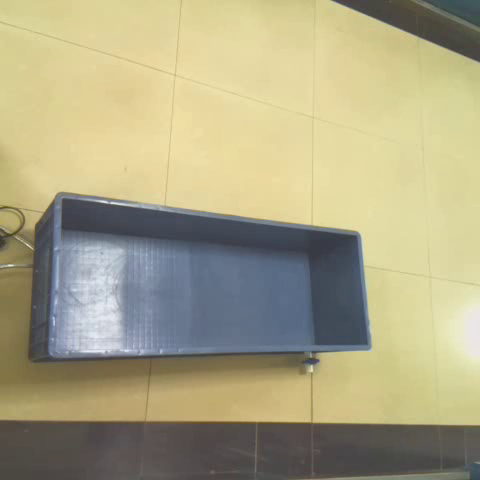
#> input picture textureVideoSource/originVideoAndItsFrames/afternoonWithWaterPureWater1027/40.png, 480 x 480 px, found by its file name
$ python ordinaryTest.py   (older library calls are emulated)
#> lines starting #> are read from the running program, lines starting #| are printed output that depends on the picture
#!usr/bin/env python3
# !-*- coding:utf-8 -*-
# !@Time:2019/10/23 21:36
# !@Author:yuan
# !@File:ordinaryTest.py

import cv2
import numpy as np
from skimage.feature import greycomatrix,greycoprops,local_binary_pattern
import matplotlib.pyplot as plt
import time
import math

from new_trackbarToGetParam import white_balance


#设置矩阵在pycharm中全显示，不自动换行,防止写入txt数据格式不对
np.set_printoptions(linewidth=500000)
np.set_printoptions(threshold=np.inf)


'''
#验证两个矩阵相乘
'''
# L1 = np.array([[1,2,3],
#               [4,5,6]])
#
# L2 = np.array([[1,4,3],
#               [4,5,6]])
#
# print((L1-L2)**2)


'''
#验证列表添加坐标
'''
# [8 lines of commented-out code are left out]

'''
#验证np矩阵减法运算
'''
# a = np.array([[1,2,3,4]])
#
# b = np.array([[1,2,3,5]])
# print((a-b).sum())


'''
#LBP直方图相似度度量测试
'''
# img = cv2.imread('D:\\PyCharm\\pycharm_project\\6000.png',cv2.IMREAD_COLOR)
# cv2.imshow('Source Img',img)
#
# grayImage = cv2.cvtColor(img, cv2.COLOR_BGR2GRAY)
# cv2.imshow('Gray Img',grayImage)
#
# imageClone = img.copy()
# imageClone1 = img.copy()
# clone = grayImage.copy()
#
# def originLBP(img,radius = 1,n_points = 8):
#     # print(img.shape[2]) #图像的通道数
#     grayImage = cv2.cvtColor(img, cv2.COLOR_BGR2GRAY)
#     # print(grayImage.dtype)
#     # cv2.imshow('ROI1GrayImage', grayImage)
#     lbp = local_binary_pattern(grayImage, n_points, radius, method='default')
#     # 类型转换，lbp为int32，将其转为uint8，为了符合cv2.calcHist()的数据类型要求
#     lbpInt = lbp.astype(np.uint8)
#     cv2.imshow('originLBPImage', lbp)
#     # print(lbp[0:3])
#     # 参数说明:cv2.calcHist(原图像，灰度图通道0，掩膜图像，BIN的数目，像素值范围)
#     # 返回值:opencv_hist是一个256*1的数组(float32)，代表出现[0-255]出现的频次
#     opencv_hist = cv2.calcHist([lbpInt], [0], None, [256], [0, 256])
#     # print(opencv_hist.dtype)
#     # opencv_hist /= opencv_hist.sum()
#     # print(opencv_hist[0:10])
#     plt.plot(opencv_hist, 'g')
#     plt.show()
#     return opencv_hist

#img:RGB image
# radius = 1
# n_points = 8*radius
# def uniformLBP(img,radius = 1,n_points = 8):
#     # print(img.shape[2]) #图像的通道数
#     grayImage = cv2.cvtColor(img, cv2.COLOR_BGR2GRAY)
#     # print(grayImage.dtype)
#     # cv2.imshow('ROI1GrayImage', grayImage)
#     lbp = local_binary_pattern(grayImage, n_points, radius, method='uniform')
#     # 类型转换，lbp为int32，将其转为uint8，为了符合cv2.calcHist()的数据类型要求
#     lbpInt = lbp.astype(np.uint8)
#     cv2.imshow('uniformLBPImage', lbp)
#     # print(lbp[0:3])
#     # 参数说明:cv2.calcHist(原图像，灰度图通道0，掩膜图像，BIN的数目，像素值范围)
#     # 返回值:opencv_hist是一个256*1的数组(float32)，代表出现[0-255]出现的频次
#     opencv_hist = cv2.calcHist([lbpInt], [0], None, [256], [0, 256])
#     # print(opencv_hist.dtype)
#     # opencv_hist /= opencv_hist.sum()
#     # print(opencv_hist)
#     plt.plot(opencv_hist, 'g')
#     plt.show()
#     return opencv_hist

# a = originLBP(img,radius = 1,n_points = 8)
# b = uniformLBP(img,radius = 1,n_points = 8)


# #确认感兴趣区域的坐标，画出来就能知道坐标了
# #背景区域
# # cv2.rectangle(img,(0,0),(200,90),(0,0,255),1) #(x,y)
# #积水区域
# cv2.rectangle(img,(150,160),(350,250),(0,0,255),1)
#
# cv2.rectangle(img,(160,160),(176,176),(0,255,0),1)
# cv2.rectangle(img,(160,176),(176,192),(0,255,0),1)
#
# cv2.imshow('ROI area on the image',img)
#
# #背景区域
# # ROI = clone[0:90,0:200] #[y1:y2,x1:x2] 水：clone[160:250,150:350]
# #积水区域
# ROI = clone[160:250,150:350]
# cv2.imshow('Only ROI area',ROI)
#
# #16*16的目标图片
# realROI = imageClone[160:176,160:176]
# cv2.imshow('Real ROI area',realROI)
# realROILBPHist = uniformLBP(realROI,radius = 3,n_points = 24)
# # print(realROILBPHist)
# # print(realROILBPHist.sum())
# plt.plot(realROILBPHist, 'g')
# plt.show()
#
# # oriLBP = originLBP(realROI)
#
# # #16*16的待查找图片示例
# realROI1 = imageClone[176:192,160:176]
# cv2.imshow('Real ROI area1',realROI1)
# realROILBPHist1 = uniformLBP(realROI1,radius = 3,n_points = 24)
# # print(realROILBPHist1)
# plt.plot(realROILBPHist1, 'g')
# plt.show()
#
# '''
# #相似度度量指标
# '''
# #相关性:[0 1],越大越相似
# corr = cv2.compareHist(realROILBPHist,realROILBPHist1,cv2.HISTCMP_CORREL)
# print('Correlation:',corr)
#
# #卡方:[0 ∞],越小越相似
# chisqr = cv2.compareHist(realROILBPHist,realROILBPHist1,cv2.HISTCMP_CHISQR)
# print('Chisqr:',chisqr)
#
# #巴氏距离:[0 1],越小越相似
# bha = cv2.compareHist(realROILBPHist,realROILBPHist1,cv2.HISTCMP_BHATTACHARYYA)
# print('Bha:',bha)


'''
#LBP直方图的对比验证
'''
# img = cv2.imread('D:\\PyCharm\\pycharm_project\\6000.png',cv2.IMREAD_COLOR)
# cv2.imshow('Source Img',img)
#
# grayImage = cv2.cvtColor(img, cv2.COLOR_BGR2GRAY)
# cv2.imshow('Gray Img',grayImage)
#
# #均衡化操作,作为一个可选项,后面效果不好,可以试下
# # HistEqu = cv2.equalizeHist(grayImage)
# # cv2.imshow('Histogram Equalization Image',HistEqu)
#
# imageClone = img.copy()
# grayClone = grayImage.copy()
#
# def originLBP(grayImage,radius = 1,n_points = 8):
#     lbp = local_binary_pattern(grayImage, n_points, radius, method='default')
#     # 类型转换，lbp为int32，将其转为uint8，为了符合cv2.calcHist()的数据类型要求
#     lbpInt = lbp.astype(np.uint8)
#     # cv2.imshow('originLBPImage', lbp)
#     # print(lbp[0:3])
#     # 参数说明:cv2.calcHist(原图像，灰度图通道0，掩膜图像，BIN的数目，像素值范围)
#     # 返回值:opencv_hist是一个256*1的数组(float32)，代表出现[0-255]出现的频次
#     opencv_hist = cv2.calcHist([lbpInt], [0], None, [256], [0, 256])
#     # print(opencv_hist.dtype)
#     #归一化
#     opencv_hist /= opencv_hist.sum()
#     # print(opencv_hist[0:10])
#     return opencv_hist
#
# #确认感兴趣区域的坐标，画出来就能知道大致坐标了
# #背景区域
# cv2.rectangle(img,(0,0),(200,90),(255,0,0),1) #(x,y)
# #积水区域
# cv2.rectangle(img,(150,160),(350,250),(0,0,255),1)
#
# #目标点坐标# objPy = 160 objPx = 160
# objPy = 160
# objPx = 160
# #待检测点坐标 comPy = 176 comPx = 160
# comPy = 200
# comPx = 200
#
# #积水区域小块,16*16
# cv2.rectangle(img,(objPx,objPy),((objPx+16),(objPy+16)),(0,255,0),1)
# cv2.rectangle(img,(comPx,comPy),((comPx+16),(comPy+16)),(0,255,0),1)
# cv2.imshow('ROI area on the image',img)
#
# #16*16的目标图片
# realROI = grayImage[objPy:(objPy+16),objPx:(objPx+16)]
# cv2.imshow('Real ROI area',realROI)
# realROILBPHist = originLBP(realROI,radius = 1,n_points = 8)
# plt.plot(realROILBPHist, 'g')
# plt.show()
#
# #16*16的待查找图片示例
# compROI = grayImage[comPy:(comPy+16),comPx:(comPx+16)] #
# cv2.imshow('Compare ROI area1',compROI)
# compROILBPHist = originLBP(compROI,radius = 1,n_points = 8)
# # print(realROILBPHist1)
# plt.plot(compROILBPHist, 'g')
# plt.show()

'''
#16进制打印
'''
# a = 18
# print('%#x'%a)

'''
#将图片切成16*16的小块并保存测试
'''
# [43 lines of commented-out code are left out]

'''
#opencv自带的SVM
'''
# svm = cv2.ml.SVM_create()
# svm.train()

'''
#写入txt文件操作
'''
# [8 lines of commented-out code are left out]

'''
#读取txt文件测试,txt文件以\n为换行
'''
# [4 lines of commented-out code are left out]

'''
#open(filename,'a'),a属性测试
'''
# a = np.zeros((8423))
# for i in range(8423):
#     a[i] = 0
#
# print(a)
#
# filename = 'D:\\samples\\test.txt'
# with open(filename,'a') as file_object:
#     file_object.write(str(a))#file_object.write(str(i)+'\n')
#     # file_object.write(str(b)+'\n')
#     file_object.close()

# '''
# #写入单种正/负样本的特征对应的标记至txt文件,是一个一维矩阵[1,1,1,1,1,...,1]或[0,0,0,0,0,...,0]
# @输入参数:
#     sample_label_num:标记样本数
#     sample_label_path:最后生成的标记样本写入txt文件的路径及文件名称
#     label:标记,正样本为1,负样本为0
# @返回值：
#     无,最后打印写入标记完成信息
# '''
# def save_sample_label(sample_label_num,sample_label_path,label):
#     sample_label = np.zeros((sample_label_num))
#     for i in range(sample_label_num):
#         sample_label[i] = label
#     with open(sample_label_path, 'a') as file_object:
#         file_object.write(str(sample_label))  # file_object.write(str(i)+'\n')
#         file_object.close()
#     print('Write sample labels,done!')

#写入单种正/负样本的特征对应的标记至txt文件
# save_sample_label(pos_sample_label_num,pos_sample_label_path,pos_sample_label)

'''
#写入正负“混合”样本标记测试
'''
# [25 lines of commented-out code are left out]


'''
#读取txt文件测试,txt文件以\n为换行
'''
# [8 lines of commented-out code are left out]

'''
#读取txt文件,并将其转为可用数据,未成功。。
'''
# [10 lines of commented-out code are left out]

'''
#读取txt文件,txt文件以\n为换行
'''
# [16 lines of commented-out code are left out]

'''
#提取到图片特征到变量测试
'''
# [101 lines of commented-out code are left out]

'''
#生成特征标记测试
'''
# [20 lines of commented-out code are left out]

'''
#测试返回值,直接当变量测试
'''
# [5 lines of commented-out code are left out]

'''
#正确率的测试,mask = result == label的妙用
'''
# [7 lines of commented-out code are left out]

'''
#产生单独正/负样本的标记测试,及range(0)测试,不会进
'''
# [21 lines of commented-out code are left out]

'''
#SVM模型16*16的小图片验证测试
'''
# [45 lines of commented-out code are left out]


'''
#uniform LBP feature 测试
'''
# [66 lines of commented-out code are left out]

'''
#原始LBP直方图分析
'''
# def originLBP(grayImage,radius = 1,n_points = 8):
#     lbp = local_binary_pattern(grayImage, n_points, radius, method='default')
#     # 类型转换，lbp为int32，将其转为uint8，为了符合cv2.calcHist()的数据类型要求
#     lbpInt = lbp.astype(np.uint8)
#     # cv2.imshow('ROILBPImage', lbp)
#     # print(lbp[0:3])
#     # 参数说明:cv2.calcHist(原图像，灰度图通道0，掩膜图像，BIN的数目，像素值范围)
#     # 返回值:opencv_hist是一个256*1的数组(float32)，代表出现[0-255]出现的频次
#     opencv_hist = cv2.calcHist([lbpInt], [0], None, [256], [0, 256])
#     # print(opencv_hist.dtype)
#     #归一化LBP直方图
#     opencv_hist /= opencv_hist.sum()
#     # print(opencv_hist[0:10])
#     return opencv_hist #return opencv_hist
#
#
# img = cv2.imread('D:\\PyCharm\\pycharm_project\\6000.png',cv2.IMREAD_COLOR)
# cv2.imshow('Source Img',img)
#
# grayImage = cv2.cvtColor(img, cv2.COLOR_BGR2GRAY)
# cv2.imshow('Gray Img',grayImage)
#
# opencv_hist = originLBP(grayImage,radius = 1,n_points = 8)
# plt.plot(opencv_hist, 'g')
# plt.show()

'''
#print变量测试
'''
# [4 lines of commented-out code are left out]

'''
#俩图片相减后,出现负值,按比例缩放,但效果不行
'''
# [14 lines of commented-out code are left out]


'''
#三种图片的减法,cv2.absdiff(img,background_img)的效果最好
'''
# [23 lines of commented-out code are left out]

'''
#图片的减法,absdiff的运用测试
'''
# [17 lines of commented-out code are left out]

'''
#gabor 特征抽取
'''
# # img_path = 'D:\\PyCharm\\pycharm_project\\lena.jpg'
# #D:\samples_withcolor\pos
# img_path = 'D:\\PyCharm\\pycharm_project\\textureVideoSource\\originVideoAndItsFrames\\afternoonWithWaterWaterWithColor1027\\480.png'
# # img_path = 'D:\\samples_withcolor\\pos\\1.png'
# img = cv2.imread(img_path,cv2.IMREAD_COLOR)
# cv2.imshow('Img',img)
#
# img_gray = cv2.cvtColor(img,cv2.COLOR_BGR2GRAY)
# # cv2.imshow('Gray Image',img_gray)
#
# #cv2.getGaborKernel((3,3),2*np.pi,np.pi/2,3,0.5,0,ktype=cv2.CV_32F)
# #cv2.getGaborKernel((3,3),2*np.pi,np.pi/4,3,0.5,0,ktype=cv2.CV_32F)
# #cv2.getGaborKernel((5,5),2*np.pi,np.pi/4,3,0.5,0,ktype=cv2.CV_32F)
# #cv2.getGaborKernel((3,3),np.pi/2,np.pi/2,3,0.5,0,ktype=cv2.CV_32F)
#
# #ksize = (3,3) sigma = 2*np.pi  gamma = 0.5
# # (theta,lambd):(np.pi/2,3.5) (np.pi,3.5) (0,3.5)
# ksize = (3,3)    #gabor核大小,应为奇数,且相同 (9,9)
# sigma = np.pi/2  #默认为2*np.pi
# theta = np.pi/2  #调θ,np.pi/2
# lambd = 3      #调λ,应该2<  <img.shape/5  3.5 3
# gamma = 0.5      #默认不改
# gabor_kernel = cv2.getGaborKernel(ksize,sigma,theta,lambd,gamma,0,ktype=cv2.CV_32F)#((16,16),4.0,np.pi/2,np.pi/4,0.5,0,ktype=cv2.CV_32F)
# # print(gabor_kernel)
# #查看滤波器
# cv2.imshow('gabor_kernel img',gabor_kernel)
#
# gabor_filter = cv2.filter2D(img_gray,-1,gabor_kernel)
# cv2.imshow('Gabor filtered img',gabor_filter)
# # print(gabor_filter[0:2])

'''
#所有像素作为特征进行添加测试
'''
# [11 lines of commented-out code are left out]

'''
#在行上合并矩阵的测试
'''
# [5 lines of commented-out code are left out]

'''
#PCA降维
'''
# '''
# #训练PCA降维,并保存PCA降维模型
# '''
# 创建PCA对象(保留的特征个数)
# pca = PCA(n_components=112)  # 'mle':在满足误差的情况下,自动选择特征个数 112
# 使用数据训练PCA模型
# pca.fit(train_hist)  # 可要可不要
# pca_train_hist = pca.fit_transform(train_hist)  # 等价于pca.fit(train_hist),pca.transform(train_hist)
# print(pca_train_hist[0:2])
# print('after pca, train_hist')
# print(pca_train_hist.shape)
# print(pca.explained_variance_ratio_) #累计方差贡献率
# print(len(pca.explained_variance_ratio_))
# print(pca.explained_variance_ratio_.sum())
# #保存PCA降维模型
# save_file = 'D:\\PyCharm\\pycharm_project\\graybgrhsv_lbp_sampledata_pca.pkl'
# save_pca_model(pca, save_file)
# print('save pca model,done.')

# '''
# #加载训练好的PCA模型,对新数据进行降维处理
# '''
# save_file = 'D:\\PyCharm\\pycharm_project\\graybgrhsv_lbp_sampledata_pca.pkl'
# with open(save_file,'rb') as infile:
# 	pca_load = pickle.load(infile)['pca_fit']
# #对新的数据data,用已训练好的pca模型进行降维
# train_pca_hist = pca_load.transform(train_hist)
# # print(train_hist)
# print('after pca')
# print(train_pca_hist.shape)
# # print(len(pca_load.explained_variance_ratio_))
# # print(pca_load.explained_variance_ratio_.sum())

'''
#PCA-SVM集成化用到的代码
'''
# '''
# #加载模型进行测试
# '''
# svm_model_filepath = 'D:\\PyCharm\\pycharm_project\\graybgrhsv_lbp_pca_svm_data.xml'#graybgrhsv_lbp_svm_data.xml
# svm_model_load = cv2.ml.SVM_load(svm_model_filepath)
# print('testing...')
# test_result = svm_model_load.predict(train_pca_hist)[1]
#
# differ = test_result == sample_label
# correct_percent = np.count_nonzero(differ)/sample_label.size * 100
# print('Correct_percent:', correct_percent)

# '''
# #加载训练好的SVM模型
# '''
# svm_model_filepath = 'D:\\PyCharm\\pycharm_project\\graybgrhsv_lbp_svm_data.xml'
# svm_model_load = cv2.ml.SVM_load(svm_model_filepath)
#
# '''
# #对训练好的lbp模型使用使用480*480的实际图片进行测试
# '''
# test_image_path = 'D:\\PyCharm\\pycharm_project\\textureVideoSource\\originVideoAndItsFrames\\afternoonWithWaterWaterWithColor1027\\720.png' #720.png
# test_img = cv2.imread(test_image_path,cv2.IMREAD_COLOR)
# cv2.imshow('Source Image',test_img)
# test_image_clone = test_img.copy()
#
# (winW,winH) = (16,16) #(5,5)
# stepSize = 8 #2 4 8 16
# for (x,y,window) in slidingWindow(test_img,stepSize = stepSize,windowSize=(winW,winH)):
#     if window.shape[0] != winH or window.shape[1] != winW:
#         continue
#     #窗口切片
#     slice = test_img[y:y+winH,x:x+winW]
#     graybgrhsv_lbp_hist = extract_graybgrhsvlbpFeature_from_oneImage(slice)
#     if svm_model_load.predict(graybgrhsv_lbp_hist)[1] == 0:
#         test_image_clone[y:y+winH,x:x+winW] = [0,0,0]
#
# cv2.imshow('After SVM clarified',test_image_clone)


'''
#后续的图像处理1
'''
# [20 lines of commented-out code are left out]

'''
#后续的图像处理2,SVM纹理做法,已较完善
'''
# [46 lines of commented-out code are left out]

'''
#opencv去除高光
'''
# '''
# #图片的自动白平衡算法,灰度世界算法
# @输入参数:
# 	img:彩色图片
# @返回值:
# 	white_balanced_img:白平衡后的图片,彩色图片
# '''
# def white_balance(img):
# 	#拆分b,g,r通道
# 	b, g, r = np.double(img[:, :, 0]), np.double(img[:, :, 1]), np.double(img[:, :, 2])
# 	#b,g,r3个通道的平均值k
# 	b_avg, g_avg, r_avg = np.mean(b), np.mean(g), np.mean(r)
# 	k = (b_avg + g_avg + r_avg) / 3
# 	#各个通道的增益
# 	kb, kg, kr = k / b_avg, k / g_avg, k / r_avg
# 	#每个通道的每个像素新值
# 	new_b = (b * kb)
# 	new_g = (g * kg)
# 	new_r = (r * kr)
#
# 	#溢出(>255)处理,设为255
# 	for i in range(len(new_b)):
# 		for j in range(len(new_b[0])):
# 			new_b[i][j] = 255 if new_b[i][j] > 255 else new_b[i][j]
# 			new_g[i][j] = 255 if new_g[i][j] > 255 else new_g[i][j]
# 			new_r[i][j] = 255 if new_r[i][j] > 255 else new_r[i][j]
#
# 	# print(np.mean(Ba), np.mean(Ga), np.mean(Ra))
# 	white_balanced_img = np.uint8(np.zeros_like(img))
# 	white_balanced_img[:, :, 0] = new_b
# 	white_balanced_img[:, :, 1] = new_g
# 	white_balanced_img[:, :, 2] = new_r
# 	return white_balanced_img
'''
#去除图片的高光区域
'''
# '''
# #去除图片的高光区域
# @输入参数:
# 	img:彩色图片
# 	highlight_gray:高光区域灰度值的设置,可调整,默认=220
# @返回值:
# 	inpaired_timg:已去除高光区域的彩色图片
# '''
# def remove_highlight(img,highlight_gray = 220):
# 	#转成灰度图片
# 	gray_img = cv2.cvtColor(img, cv2.COLOR_BGR2GRAY)
# 	#寻找高光区域
# 	_, biny = cv2.threshold(gray_img, highlight_gray, 255, cv2.THRESH_BINARY)
# 	#对找到的高光区域进行膨胀
# 	dilate_kernel = cv2.getStructuringElement(cv2.MORPH_RECT,(5,5))
# 	biny_dilate = cv2.dilate(biny,dilate_kernel,iterations=3)#th1,dilate_kernel,iterations=1,3
# 	#对高光区域进行修复,使用的是Alexandru Telea方法
# 	inpaired_timg = cv2.inpaint(img,biny_dilate,9,cv2.INPAINT_TELEA)
# 	return inpaired_timg

#cv2.illuminationChange方法,未使用
# timg = np.zeros(test_img.shape,np.uint8)
# cv2.illuminationChange(test_img,th2,timg,0.2,0.3)
# cv2.imshow('illuminationChange img', timg)

'''
#白平衡,去高光,整体测试
'''
# #cv2.inpaint方法 1160.png,2700.png
# test_image_path = 'D:\\PyCharm\\pycharm_project\\textureVideoSource\\originVideoAndItsFrames\\afternoonWithWaterWaterWithColor1027\\760.png'
# test_img1 = cv2.imread(test_image_path, cv2.IMREAD_COLOR)
# cv2.imshow('source img', test_img1)
#
# #白平衡
# test_img = white_balance(test_img1)
# cv2.imshow('balanced img', test_img)
#
#
# gray_img = cv2.cvtColor(test_img,cv2.COLOR_BGR2GRAY)
# _,biny = cv2.threshold(gray_img,220,255,cv2.THRESH_BINARY) #cv2.threshold(GrayImage,220,255,cv2.THRESH_BINARY)220,230
# cv2.imshow('find highlight img', biny)
#
# dilate_kernel = cv2.getStructuringElement(cv2.MORPH_RECT,(5,5))
# biny_dilate = cv2.dilate(biny,dilate_kernel,iterations=3)#th1,dilate_kernel,iterations=1,3
# cv2.imshow('after dilate binary img', biny_dilate)
#
# #cv2.inpaint方法
# inpaired_timg = cv2.inpaint(test_img,biny_dilate,9,cv2.INPAINT_TELEA) #5,9,cv2.INPAINT_NS,cv2.INPAINT_TELEA
# cv2.imshow('inpaired img', inpaired_timg)
#
# inpaired_gaussian_blur = cv2.GaussianBlur(inpaired_timg, (7, 7), 0)
# cv2.imshow('gaussian img', inpaired_gaussian_blur)
#
# inpaired_timg_hsv = cv2.cvtColor(inpaired_gaussian_blur,cv2.COLOR_BGR2HSV)
# cv2.imshow('inpaired hsv img', inpaired_timg_hsv)
#
# # 设定红色的阈值
# rhsv_lower = np.array([0, 40, 56], dtype=np.uint8)
# rhsv_upper = np.array([12, 255, 255], dtype=np.uint8)
# # 根据阈值得到掩模
# hsv_mask = cv2.inRange(inpaired_timg_hsv, rhsv_lower, rhsv_upper)
# cv2.imshow('after hsv color feature filter,', hsv_mask)
#
# # rhsv_lower2 = np.array([0, 40, 56], dtype=np.uint8)
#
#
# # 开运算
# hsv_open_kernel = cv2.getStructuringElement(cv2.MORPH_RECT, (3, 3))  # cv2.MORPH_ELLIPSE, (10, 10)
# hsv_open = cv2.morphologyEx(hsv_mask, cv2.MORPH_OPEN, hsv_open_kernel)
# # cv2.imshow('after open,', hsv_open)
# # 膨胀
# hsv_dilate_kernel = cv2.getStructuringElement(cv2.MORPH_RECT, (3, 3))  # cv2.MORPH_RECT,(10,10)
# hsv_open_dilate = cv2.dilate(hsv_open, hsv_dilate_kernel, iterations=1)  # iterations=1
#
# hsv_open_dilate_copy = hsv_open_dilate.copy()
# hsv_contours, hierarchy = cv2.findContours(hsv_open_dilate_copy, cv2.RETR_EXTERNAL, cv2.CHAIN_APPROX_SIMPLE)
#
# # 按轮廓面积对轮廓进行排序,降序排序,冒泡算法
# hsv_lenOfContours = len(hsv_contours)
# for m in range(0, hsv_lenOfContours):
# 	for n in range(0, hsv_lenOfContours - 1 - m):
# 		if cv2.contourArea(hsv_contours[n]) < cv2.contourArea(hsv_contours[n + 1]):
# 			hsv_contours[n], hsv_contours[n + 1] = hsv_contours[n + 1], hsv_contours[n]
#
# # 最大面积的外层轮廓二值图,有凸缺陷的,仅用于显示凸缺陷
# hsv_withDefectsContours = np.zeros(test_img.shape[0:2], dtype='uint8')
# withDefectsContoursImage = cv2.drawContours(hsv_withDefectsContours, [hsv_contours[0]], -1, (255, 255, 255), 1)
#
# '''
# #凸缺陷补偿
# '''
# hsv_cnt = hsv_contours[0]
# hsv_hull = cv2.convexHull(hsv_cnt, returnPoints=False)
# hsv_defects = cv2.convexityDefects(hsv_cnt, hsv_hull)
# # 修正凸缺陷轮廓,二值图
# hsv_corectDefects = np.zeros(test_img.shape[0:2], dtype='uint8')
# for i in range(hsv_defects.shape[0]):
# 	s, e, f, d = hsv_defects[i, 0]
# 	start = tuple(hsv_cnt[s][0])
# 	end = tuple(hsv_cnt[e][0])
# 	far = tuple(hsv_cnt[f][0])
# 	# cv2.line(test_img_copy,start,end,[255,255,255],2)
# 	# cv2.circle(test_img_copy,far,5,[0,0,255],-1)
#
# 	cv2.line(hsv_corectDefects, start, end, [255, 255, 255], 1)
# # cv2.circle(corectDefects,far,5,[255,255,255],-1)
# # 将有凸缺陷的二值图和补偿凸缺陷的二值图进行一个或运算
# hsv_twoContoursOr = cv2.bitwise_or(withDefectsContoursImage, hsv_corectDefects)
# cv2.imshow('Two Contours Or Operated Binary Image', hsv_twoContoursOr)
# hsv_twoContoursOr_copy = hsv_twoContoursOr.copy()
# # 在凸缺陷补偿的或图像寻找最外层的轮廓,cv2.findContours()会直接修改图像，所以需要复制
# hsv_finalContours, finalHierarchy = cv2.findContours(hsv_twoContoursOr_copy, cv2.RETR_EXTERNAL, cv2.CHAIN_APPROX_SIMPLE)
# hsv_finalContours.sort(key=len, reverse=True)
#
# # 将最外层的轮廓提取出来画在另外一张图上,作为hsv颜色空间最后得到的————>>mask
# hsv_final_contour_out_img = np.zeros(test_img.shape[0:2], dtype='uint8')
# cv2.drawContours(hsv_final_contour_out_img, [hsv_finalContours[0]], -1, (255, 255, 255), 1)
# cv2.imshow('hsv final mask', hsv_final_contour_out_img)
#
# '''
# #可视化的效果
# '''
# # 将轮廓画在原图上进行显示
# hsv_test_img_copy = test_img.copy()
# cv2.drawContours(hsv_test_img_copy, [hsv_finalContours[0]], -1, (0, 0, 255), 2)
# # 显示轮廓面积
# area = cv2.contourArea(hsv_finalContours[0])
# font = cv2.FONT_HERSHEY_COMPLEX_SMALL
# cv2.putText(hsv_test_img_copy, 'HSV Area:' + str(area) + 'pixels', (100, 460), font, 1, (0, 0, 255), 1, cv2.LINE_AA)
# cv2.imshow('hsv water area img', hsv_test_img_copy)


'''
#拆分通道
'''
# [17 lines of commented-out code are left out]

'''
#图像锐化
'''
# [14 lines of commented-out code are left out]
'''
#time模块
'''
# [6 lines of commented-out code are left out]
'''
#列表为空的判断
'''
# [5 lines of commented-out code are left out]

'''
#创建黑色图片
'''
# [14 lines of commented-out code are left out]

test_image_path = 'D:\\PyCharm\\pycharm_project\\textureVideoSource\\originVideoAndItsFrames\\afternoonWithWaterWaterWithColor1027\\40.png'
test_img = cv2.imread(test_image_path, cv2.IMREAD_GRAYSCALE)
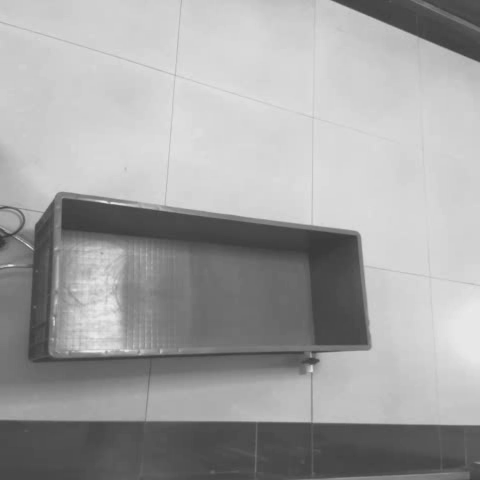
#> test_img: shape (480, 480); min 56, max 236, mean 162.5
cv2.imshow('source img', test_img)

open_kernel = cv2.getStructuringElement(cv2.MORPH_RECT, (16, 16))  # (cv2.MORPH_RECT/v2.MORPH_ELLIPSE,(16,16))
svm_after_open = cv2.morphologyEx(test_img, cv2.MORPH_OPEN, open_kernel)
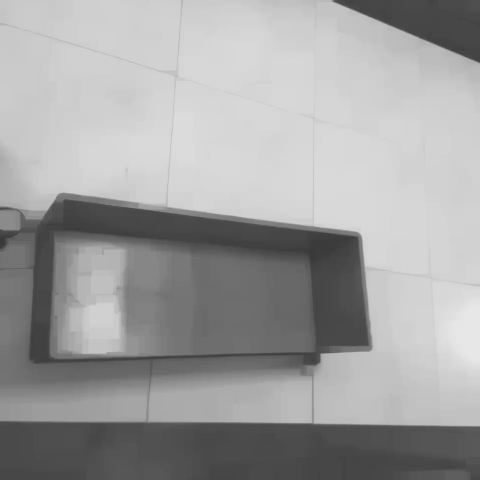
#> svm_after_open: shape (480, 480); min 56, max 231, mean 160.5
cv2.imshow('svm_after_open img', svm_after_open)
print(svm_after_open.shape)
#| (480, 480)


if cv2.waitKey(0) & 0xFF ==ord('q'):
#> (key q is pressed here)
    cv2.destroyAllWindows()
